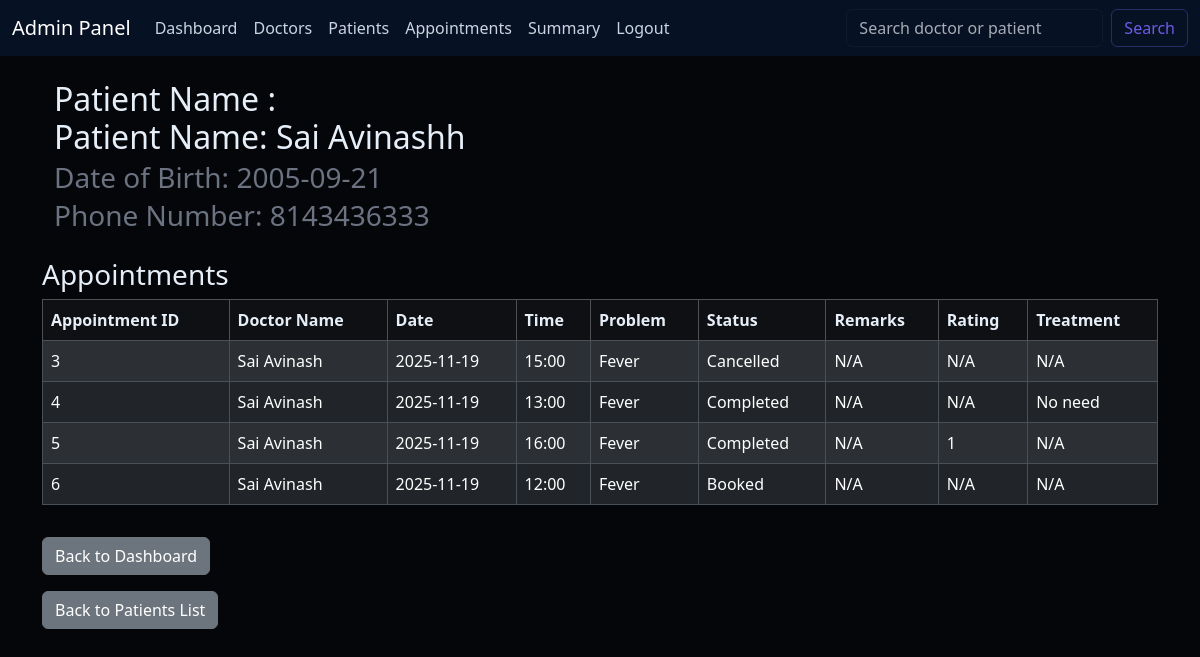
Page /admin/patient/1 (signed in) on the earlier database version.
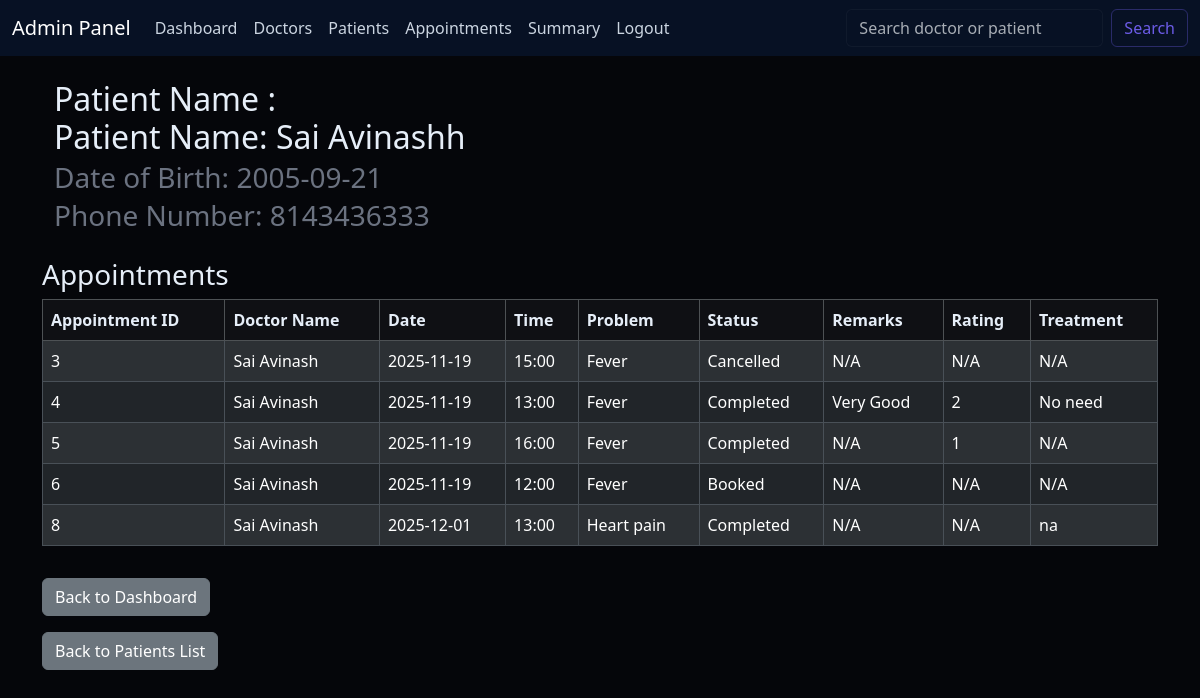
Same page on the later database version.
### models.py (models this page shows)
class User(UserMixin, db.Model):
    id = db.Column(db.Integer, primary_key=True)
    username = db.Column(db.String(50), unique=True, nullable=False)
    name = db.Column(db.String(50), nullable=False)
    email = db.Column(db.String(50), unique=True, nullable=False)
    password = db.Column(db.String(200), nullable=False)  # hashed passwords are long
    role = db.Column(db.String(20), nullable=False)  # Admin / Doctor / Patient
    doctor_profile = db.relationship('Doctor', backref='user', uselist=False)
    patient_profile = db.relationship('Patient', backref='user', uselist=False)

class Patient(db.Model):
    id = db.Column(db.Integer, primary_key=True)
    user_id = db.Column(db.Integer, db.ForeignKey('user.id'), nullable=False, unique=True)
    dob = db.Column(db.Date, nullable=False)
    phone_number = db.Column(db.String(15), nullable=False)
    appointments = db.relationship('Appointment', backref='patient', lazy=True)

class Appointment(db.Model):
    id = db.Column(db.Integer, primary_key=True)
    doctor_id = db.Column(db.Integer, db.ForeignKey('doctor.id'), nullable=False)
    patient_id = db.Column(db.Integer, db.ForeignKey('patient.id'), nullable=False)
    date = db.Column(db.Date, nullable=False)
    time = db.Column(db.Time, nullable=False)
    problem = db.Column(db.String(300), nullable=True)
    status = db.Column(db.Enum(AppointmentStatus), default=AppointmentStatus.BOOKED, nullable=False)
    remarks = db.Column(db.Text, nullable=True)
    rating = db.Column(db.Integer, nullable=True)
    treatment = db.relationship('Treatment', backref='appointment', uselist=False)

class Treatment(db.Model):
    id = db.Column(db.Integer, primary_key=True)
    appointment_id = db.Column(db.Integer, db.ForeignKey('appointment.id'), nullable=False)
    disease = db.Column(db.Text, nullable=False)
    diagnosis = db.Column(db.Text, nullable=True)
    prescription = db.Column(db.Text, nullable=True)
    notes = db.Column(db.Text, nullable=True)

### routes/admin.py (the view)
@admin_bp.route('/patient/<int:patient_id>')
@login_required
def view_patient_detail(patient_id):
    if current_user.role != "Admin" :
        flash('Access Denied', 'danger')
        return redirect(url_for('login'))
    from models import Patient, Appointment
    patient = Patient.query.get_or_404(patient_id)
    appointments_list = Appointment.query.filter_by(patient_id=patient.id).all()
    return render_template('admin/view_patient.html',appointment=appointments_list, patient=patient)

### app.py (called while the page is built)
@login_manager.user_loader
def load_user(user_id):
    return User.query.get(int(user_id))

### templates/admin/view_patient.html (shortened to what this page needs)
{% extends "admin/base.html" %}
{% block content %}
<div class="container mt-4">
    <h2 class="mb-4">
        Patient Name : {{ patient.name }} <br>
        Patient Name: {{ patient.user.name }} <br>
        <small class="text-muted">
            Date of Birth: {{ patient.dob.strftime('%Y-%m-%d') }} <br>
            Phone Number: {{ patient.phone_number }}
        </small>
    </h2>
</div>
<h3 class="mt-4">Appointments</h3>
<table class="table table-bordered table-striped">
    <thead class="table-dark">
        <tr>
            <th>Appointment ID</th>
            <th>Doctor Name</th>
            <th>Date</th>
            <th>Time</th>
            <th>Problem</th>
            <th>Status</th>
            <th>Remarks</th>
            <th>Rating</th>
            <th>Treatment</th>
        </tr>
    </thead>
    <tbody>
        {% for appt in appointment %}
        <tr>
            <td>{{ appt.id }}</td>
            <td>{{ appt.doctor.user.name }}</td>
            <td>{{ appt.date.strftime('%Y-%m-%d') }}</td>
            <td>{{ appt.time.strftime('%H:%M') }}</td>
            <td>{{ appt.problem or 'N/A'  }}</td>
            <td>{{ appt.status.value }}</td>
            <td>{{ appt.remarks or 'N/A' }}</td>
            <td>{{ appt.rating if appt.rating else 'N/A' }} </td>
            <td>{{ appt.treatment.disease if appt.treatment else 'N/A' }}</td>
        </tr>
        {% else %}
        <tr>
            <td colspan="9" class="text-center">No appointments found for this patient.</td>
        </tr>
        {% endfor %}
    </tbody>
</table>
<a href="{{ url_for('admin.dashboard') }}" class="btn btn-secondary mt-3">Back to Dashboard</a>
<br>
<a href="{{ url_for('admin.view_patients') }}" class="btn btn-secondary mt-3">Back to Patients List</a>
{% endblock %}

### templates/admin/base.html (shortened to what this page needs)
<!DOCTYPE html>
<html lang="en" data-bs-theme="dark">
<head>
    <link href="https://cdn.jsdelivr.net/npm/bootstrap@5.3.2/dist/css/bootstrap.min.css" rel="stylesheet">
  <link href="{{ url_for('static', filename='css/theme.css') }}" rel="stylesheet">
</head>
<body>
    <nav class="navbar navbar-expand-lg navbar-dark bg-dark mb-4">
        <div class="container-fluid">
            <a class="navbar-brand" href="{{ url_for('admin.dashboard') }}">Admin Panel</a>
            <ul class="navbar-nav me-auto">
            <li class="nav-item"><a class="nav-link" href="{{ url_for('admin.dashboard') }}">Dashboard</a></li>
            <li class="nav-item"><a class="nav-link" href="{{ url_for('admin.view_doctors') }}">Doctors</a></li>
            <li class="nav-item"><a class="nav-link" href="{{ url_for('admin.view_patients') }}#patients">Patients</a></li>
            <li class="nav-item"><a class="nav-link" href="{{ url_for('admin.view_appt') }}#appointments">Appointments</a></li>
            <li class="nav-item"><a class="nav-link" href="{{ url_for('admin.dashboard') }}#summary">Summary</a></li>
            <li class="nav-item"><a class="nav-link" href="{{ url_for('logout') }}#logout">Logout</a></li>
            </ul>
            <form class="d-flex" method="GET" action="{{ url_for('admin.dashboard') }}">
            <input class="form-control me-2" type="search" placeholder="Search doctor or patient" name="q">
            <button class="btn btn-outline-primary" type="submit">Search</button>
            </form>
        </div>
    </nav>
    <div class="container mt-4">
        {% block content %}
        {% endblock %}
    </div>
</body>

### static/css/theme.css (style rules this page uses)
:root { --accent: #6c5ce7; --muted: #6b7280; --card-bg: #0f1724; --surface: #0b1220; }
body[data-bs-theme="dark"], body { background-color: #05060a; color: #e6eef8; }
.navbar, .navbar .navbar-brand, .navbar .nav-link { background-color: #071124 !important; }
.navbar .nav-link { color: #cbd5e1 !important; }
.btn-outline-primary { color: var(--accent) !important; border-color: rgba(108,92,231,0.35) !important; }
.table thead.table-dark th { background-color: rgba(255,255,255,0.04) !important; color: #e6eef8; }
.table tbody tr td { vertical-align: middle; }
.form-control, .form-select { background-color: #071124; color: #e6eef8; border: 1px solid rgba(255,255,255,0.04); }
.text-muted { color: var(--muted) !important; }

Differences in the rows shown:
changed Appointment "No need": remarks "N/A" → "Very Good"; rating "N/A" → "2"
added Appointment: id "8", doctor.user.name "Sai Avinash", date "2025-12-01", time "13:00", problem "Heart pain", status.value "Completed", remarks "N/A", rating "N/A", treatment "na"
